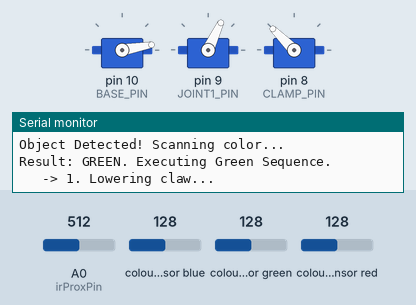
Recording of a sketch running on a simulated Arduino Uno, built with avr-gcc and run on an emulated ATmega328P. Shown: 3 × servo, the last lines printed to the serial monitor. Wiring (inferred from the names in the program): TCS3200 colour sensor: output pin 7; S2 pin 5; S3 pin 6; S0 pin 3; S1 pin 4. The test bench sets the inputs (shaded band); at power-on: colour sensor green 128, colour sensor red 128, A0 (irProxPin) = 512, colour sensor blue 128.

Above: at 1.1 s.
1.3 s: colour sensor green set to 5
At 3.8 s:
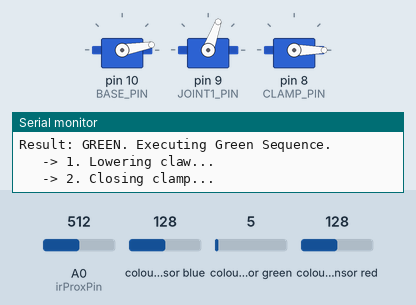
4.8 s: colour sensor red set to 5
At 10.6 s:
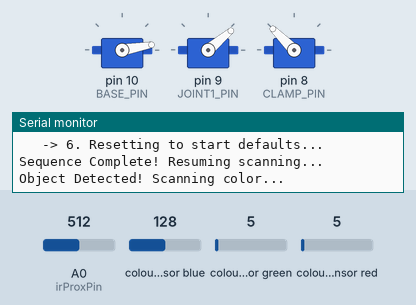
Timing chart, 0 to 14.3 s (numbered marks = the images above; inputs shaded):
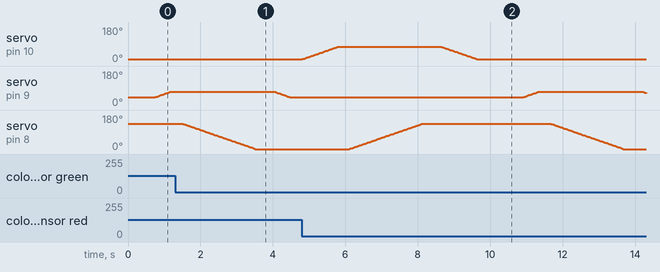

The sketch:

colorSensirngTwoJointRobotArm.ino
```cpp
#include <Arduino.h>
#include <Servo.h>

// ==========================================
// --- SENSOR PINS & SETTINGS ---
// ==========================================
#define S0 3
#define S1 4
#define S2 5
#define S3 6
#define sensorOut 7

#define irProxPin A0   // analog input from IR sensor (e.g., Sharp GP2Y0A21)

// Calibration ranges (adjust after testing)
int minRed = 50;   int maxRed = 600;
int minGreen = 50; int maxGreen = 600;
int minBlue = 50;  int maxBlue = 600;

// Tolerance for ratio comparisons
int tolerance = 5; // percentage points

// Proximity threshold (adjust based on your sensor and distance)
int proxThreshold = 650; // lower = closer, tune experimentally


// ==========================================
// --- SERVO PINS & SETTINGS ---
// ==========================================
#define BASE_PIN 10
#define JOINT1_PIN 9
#define CLAMP_PIN 8

Servo baseServo;
Servo joint1Servo;
Servo clampServo;

// Current Positions (Start Defaults)
int basePos = 10;
int j1Pos = 40;
int clampPos = 135;

// Target Angles for Bins/Targets
const int targetBlue = 45;
const int targetGreen = 75;
const int targetRed = 120;

// Delay in ms between each degree of movement (Speed Control)
const int moveDelay = 15;


// ==========================================
// --- SETUP ---
// ==========================================
void setup() {
  Serial.begin(9600);

  // --- Initialize Color Sensor ---
  pinMode(S0, OUTPUT);
  pinMode(S1, OUTPUT);
  pinMode(S2, OUTPUT);
  pinMode(S3, OUTPUT);
  pinMode(sensorOut, INPUT);

  // Set frequency scaling to 20%
  digitalWrite(S0, HIGH);
  digitalWrite(S1, LOW);

  // --- Initialize Servos ---
  baseServo.attach(BASE_PIN);
  joint1Servo.attach(JOINT1_PIN);
  clampServo.attach(CLAMP_PIN);

  // Move to default positions immediately on startup
  baseServo.write(basePos);
  joint1Servo.write(j1Pos);
  clampServo.write(clampPos);

  Serial.println("--- System Ready: Awaiting Object ---");
}


// ==========================================
// --- MAIN LOOP ---
// ==========================================
void loop() {
  // 1. Check proximity first
  int proxValue = analogRead(irProxPin);

  if (proxValue > proxThreshold) {
    // No object detected, exit loop and check again
    delay(200);
    return;
  }

  // 2. Object Detected! Allow a brief moment for it to settle
  Serial.println("\nObject Detected! Scanning color...");
  delay(500);

  // --- Read Red ---
  digitalWrite(S2, LOW); digitalWrite(S3, LOW);
  int rRaw = pulseIn(sensorOut, LOW);
  int rVal = constrain(map(rRaw, minRed, maxRed, 255, 0), 0, 255);

  // --- Read Green ---
  digitalWrite(S2, HIGH); digitalWrite(S3, HIGH);
  int gRaw = pulseIn(sensorOut, LOW);
  int gVal = constrain(map(gRaw, minGreen, maxGreen, 255, 0), 0, 255);

  // --- Read Blue ---
  digitalWrite(S2, LOW); digitalWrite(S3, HIGH);
  int bRaw = pulseIn(sensorOut, LOW);
  int bVal = constrain(map(bRaw, minBlue, maxBlue, 255, 0), 0, 255);

  // --- Normalize to ratios ---
  int sum = rVal + gVal + bVal;
  float rRatio = (sum > 0) ? (100.0 * rVal / sum) : 0;
  float gRatio = (sum > 0) ? (100.0 * gVal / sum) : 0;
  float bRatio = (sum > 0) ? (100.0 * bVal / sum) : 0;

  // --- Determine dominant color ---
  char detected = 'N';
  if (gRatio >= rRatio - tolerance && gRatio >= bRatio - tolerance && gRatio >= rRatio && gRatio >= bRatio) {
    detected = 'G';
  } else if (rRatio >= gRatio - tolerance && rRatio >= bRatio - tolerance && rRatio >= gRatio && rRatio >= bRatio) {
    detected = 'R';
  } else if (bRatio >= rRatio - tolerance && bRatio >= gRatio - tolerance && bRatio >= rRatio && bRatio >= gRatio) {
    detected = 'B';
  }

  // --- Execute Action Based on Color ---
  if (detected == 'R') {
    Serial.println("Result: RED. Executing Red Sequence.");
    runSequence(targetRed);
  }
  else if (detected == 'G') {
    Serial.println("Result: GREEN. Executing Green Sequence.");
    runSequence(targetGreen);
  }
  else if (detected == 'B') {
    Serial.println("Result: BLUE. Executing Blue Sequence.");
    runSequence(targetBlue);
  }
  else {
    Serial.println("Result: NONE/UNCLEAR. Ignoring object.");
    delay(1000); // Wait before scanning again to avoid spam
  }
}


// ==========================================
// --- SERVO FUNCTIONS ---
// ==========================================

// Steps the servo 1 degree at a time to prevent violent jerking
void moveServoGradual(Servo &servo, int &currentPosition, int targetPosition) {
  if (currentPosition < targetPosition) {
    // Move up to target
    for (int pos = currentPosition; pos <= targetPosition; pos++) {
      servo.write(pos);
      delay(moveDelay);
    }
  } else {
    // Move down to target
    for (int pos = currentPosition; pos >= targetPosition; pos--) {
      servo.write(pos);
      delay(moveDelay);
    }
  }
  // Update the global tracking variable
  currentPosition = targetPosition;
}

// Executes the pick and place sequence
void runSequence(int targetBaseAngle) {
  delay(200);

  Serial.println("   -> 1. Lowering claw...");
  moveServoGradual(joint1Servo, j1Pos, 70);
  delay(300); // Brief pause to let mechanics settle

  Serial.println("   -> 2. Closing clamp...");
  moveServoGradual(clampServo, clampPos, 0);
  delay(500); // Give it time to securely grip the object

  Serial.println("   -> 3. Raising claw back up...");
  moveServoGradual(joint1Servo, j1Pos, 40);
  delay(300);

  Serial.print("   -> 4. Moving base to target angle: ");
  Serial.println(targetBaseAngle);
  moveServoGradual(baseServo, basePos, targetBaseAngle);
  delay(300);

  Serial.println("   -> 5. Opening clamp to drop object...");
  moveServoGradual(clampServo, clampPos, 135);
  delay(500);

  Serial.println("   -> 6. Resetting to start defaults...");
  // First move the base back to 10
  moveServoGradual(baseServo, basePos, 10);
  // Ensure clamp and joint are at default
  moveServoGradual(joint1Servo, j1Pos, 40);
  moveServoGradual(clampServo, clampPos, 135);

  Serial.println("Sequence Complete! Resuming scanning...\n");
  delay(500); // Short buffer before scanning for the next object
}
```

Measured:
- by itself, servo on pin 10 (BASE_PIN): rises from 10° to 75° in 0.96 s, then falls to 10° in 3.8 s
- by itself, servo on pin 9 (JOINT1_PIN): rises from 40° to 70° in 0.45 s, then falls to 65° in 2.9 s
- by itself, servo on pin 8 (CLAMP_PIN): rises from 0° to 135° in 2.0 s, then falls to 0° in 5.5 s
